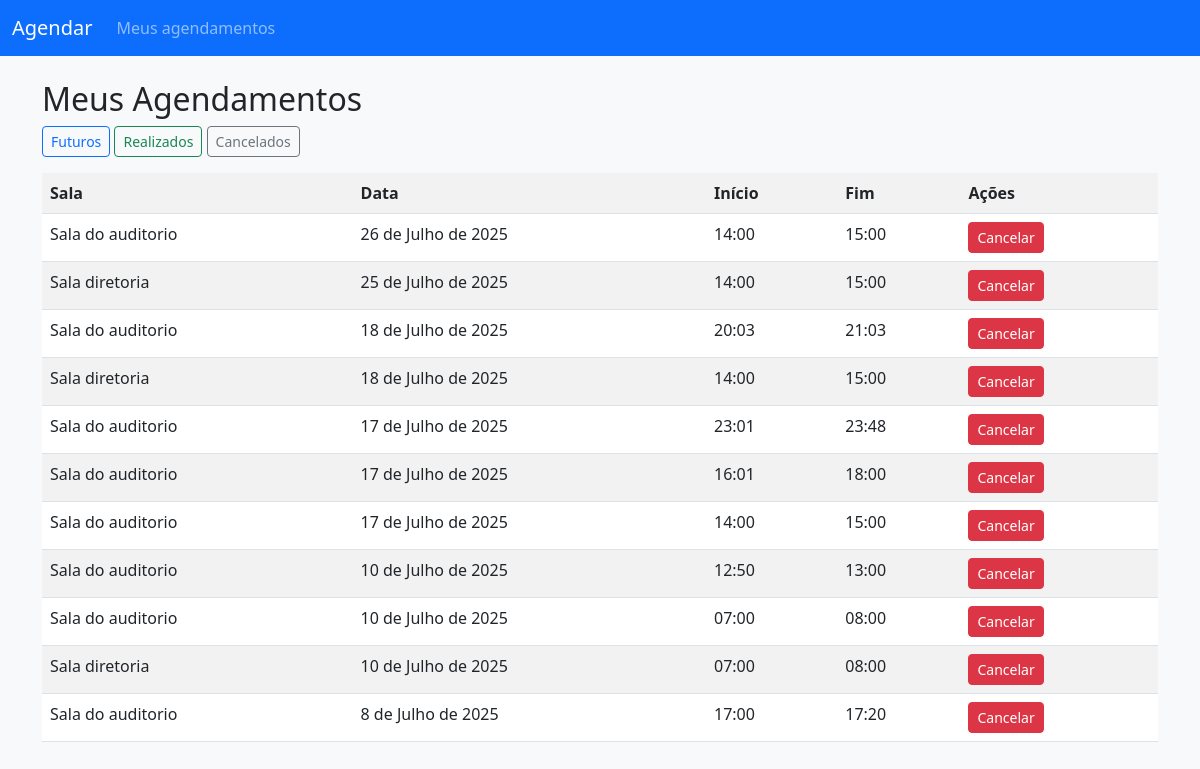
The page /agenda/agendamentos/ (signed in) on the database as committed earlier.
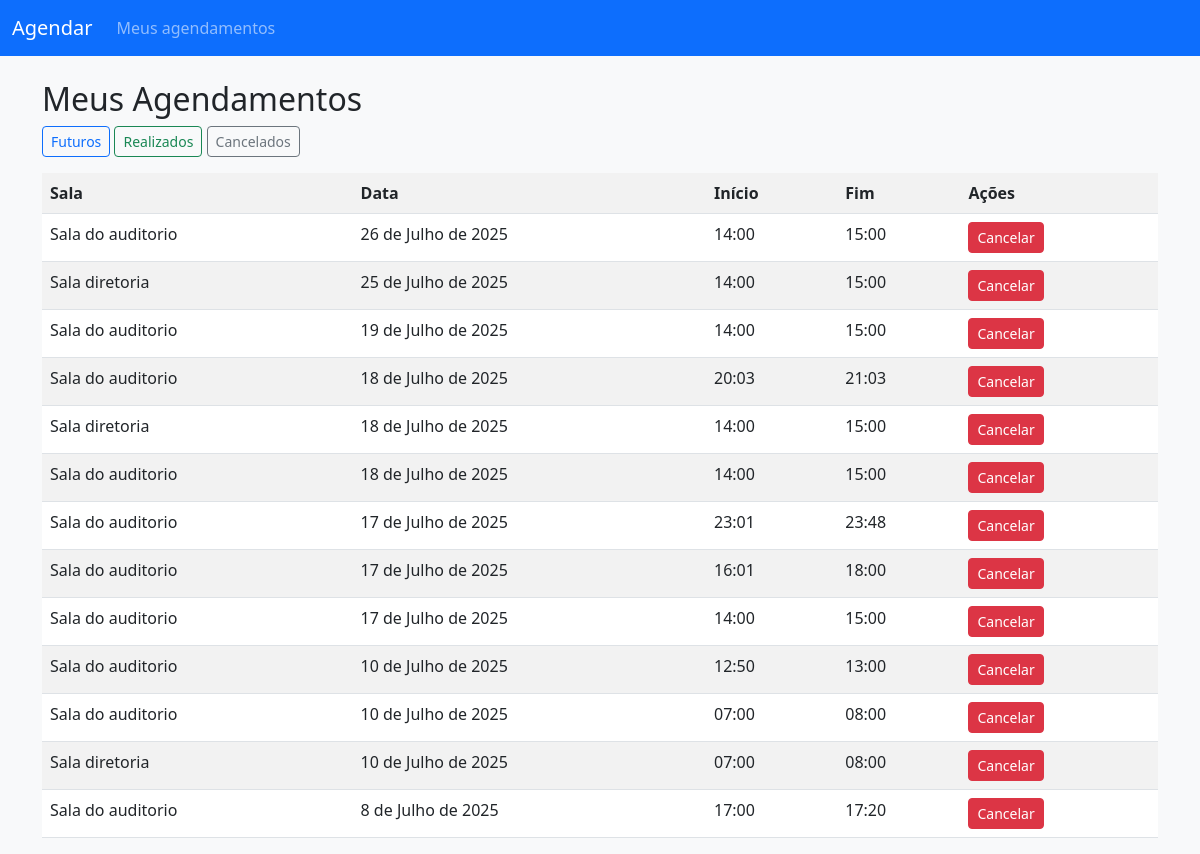
The same page on the database as committed later.
### agenda/models.py (models this page shows, shortened)
class Agendamento(models.Model):
    criador = models.ForeignKey(User, on_delete=models.CASCADE)
    sala = models.ForeignKey(Sala, on_delete=models.PROTECT)
    data = models.DateField()
    hora_inicio = models.TimeField()
    hora_fim = models.TimeField()
    criado_em = models.DateTimeField(auto_now_add=True)
    class Meta:
        ordering = ['data', 'hora_inicio']

class Sala(models.Model):
    nome = models.CharField(max_length=100)
    localizacao = models.CharField(max_length=150)
    capacidade = models.PositiveIntegerField()
    microfone_disponivel = models.BooleanField(default=False)

### agenda/views.py (the view)
# urls.py: path('agendamentos/', views.meus_agendamentos, name='meus_agendamentos'),
@login_required
def meus_agendamentos(request):
    agendamentos = Agendamento.objects.filter(criador=request.user).order_by('-data', '-hora_inicio')
    status = request.GET.get('status')
    hoje = timezone.localdate()
    if status == 'futuros':
        agendamentos = agendamentos.filter(data__gte=hoje)
    elif status == 'realizados':
        agendamentos = agendamentos.filter(data__lt=hoje)
    elif status == 'cancelados':
        pass
    return render(request, 'agenda/agendamentos/lista.html', {
        'agendamentos': agendamentos,
        'modo': 'meus'
    })

### templates/agenda/agendamentos/lista.html (shortened to what this page needs)
{% extends 'base.html' %}
{% block content %}
  {% if modo == 'admin' %}
    <h2>Todos os Agendamentos</h2>
  {% else %}
    <h2>Meus Agendamentos</h2>
  {% endif %}
  {% if modo == 'meus' %}
    <div class="mb-3">
      <a href="?status=futuros" class="btn btn-outline-primary btn-sm">Futuros</a>
      <a href="?status=realizados" class="btn btn-outline-success btn-sm">Realizados</a>
      <a href="?status=cancelados" class="btn btn-outline-secondary btn-sm">Cancelados</a>
    </div>
  {% endif %}
  <table class="table table-striped">
    <tr>
      <th>Sala</th>
      <th>Data</th>
      <th>Início</th>
      <th>Fim</th>
      <th>Ações</th>
    </tr>
    {% for agendamento in agendamentos %}
      <tr>
        <td>{{ agendamento.sala.nome }}</td>
        <td>{{ agendamento.data }}</td>
        <td>{{ agendamento.hora_inicio }}</td>
        <td>{{ agendamento.hora_fim }}</td>
        <td>
          {% if modo == 'meus' %}
            <a href="{% url 'agenda:cancelar_agendamento' agendamento.pk %}" class="btn btn-danger btn-sm">Cancelar</a>
          {% endif %}
        </td>
      </tr>
    {% empty %}
      <tr><td colspan="6">Nenhum agendamento encontrado.</td></tr>
    {% endfor %}
  </table>
{% endblock %}

### templates/base.html (shortened to what this page needs)
<!DOCTYPE html>
<html lang="pt-br">
<head>
    <link href="https://cdn.jsdelivr.net/npm/bootstrap@5.3.0/dist/css/bootstrap.min.css" rel="stylesheet">
    <link href="https://cdn.jsdelivr.net/npm/select2@4.1.0-rc.0/dist/css/select2.min.css" rel="stylesheet" />
</head>
<body class="bg-light">
    <nav class="navbar navbar-expand-lg navbar-dark bg-primary mb-4">
      <div class="container-fluid">
        <a class="navbar-brand" href="{% url 'agenda:dashboard' %}">Agendar</a>
        <div class="collapse navbar-collapse" id="navbarNav">
          <ul class="navbar-nav">
            <li class="nav-item">
              <a class="nav-link" href="{% url 'agenda:meus_agendamentos' %}">Meus agendamentos</a>
            </li>
          </ul>
        </div>
      </div>
    </nav>
    <div class="container mt-4">
      {% block content %}{% endblock %}
    </div>
</body>
</html>

Rows that differ between the two databases and show on the page:
added Agendamento: sala.nome "Sala do auditorio", data "19 de Julho de 2025", hora_inicio "14:00", hora_fim "15:00"
added Agendamento: sala.nome "Sala do auditorio", data "18 de Julho de 2025", hora_inicio "14:00", hora_fim "15:00"
